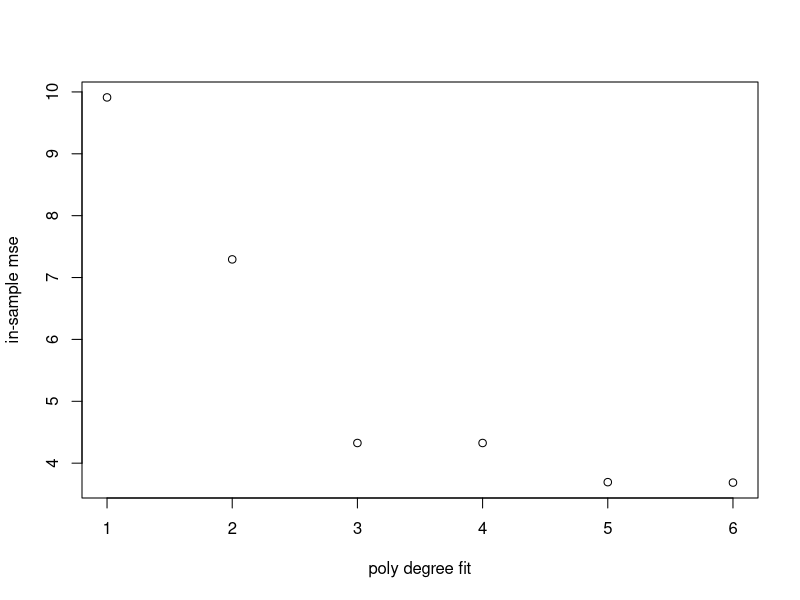
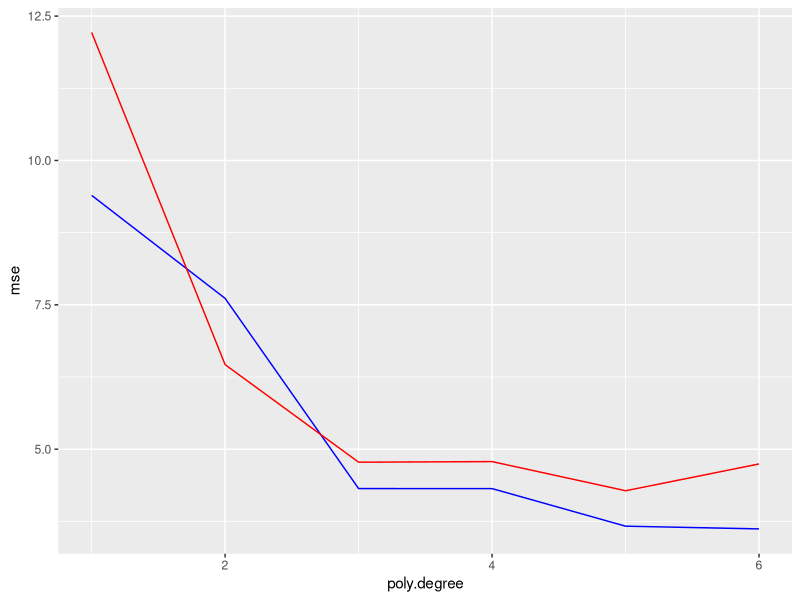
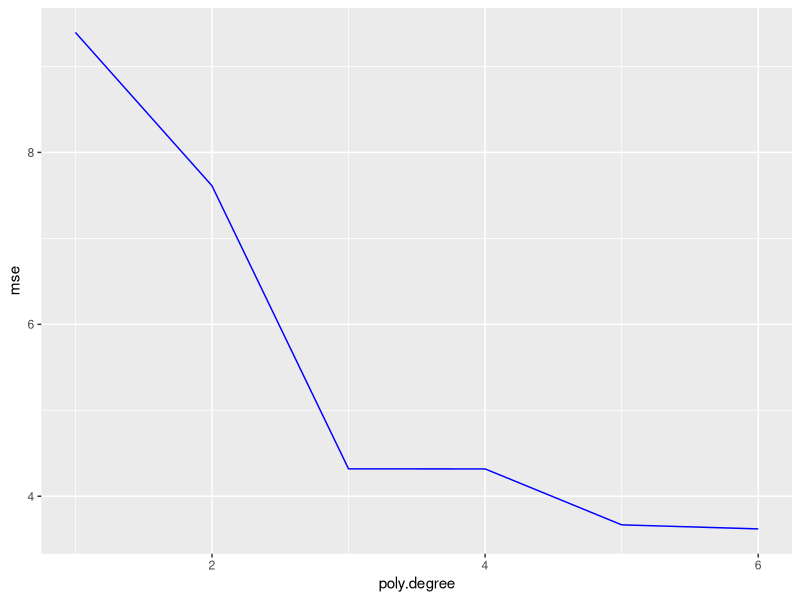
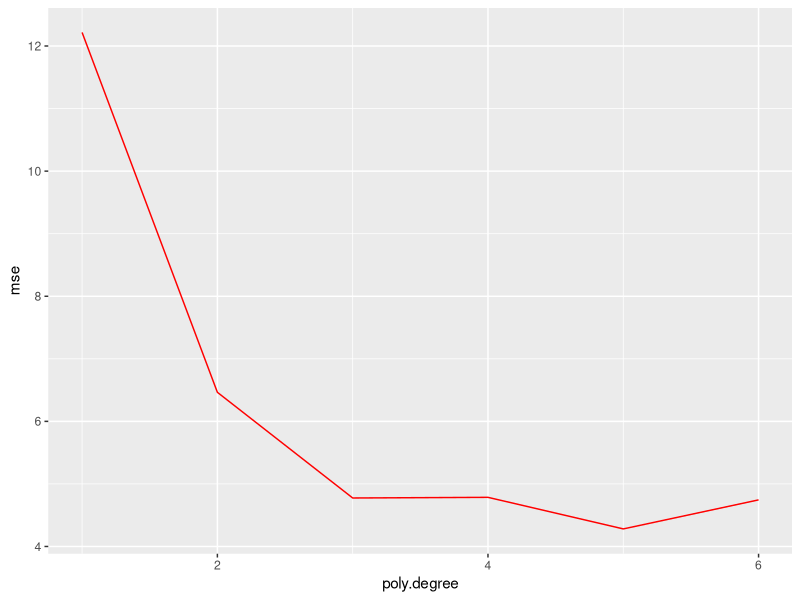
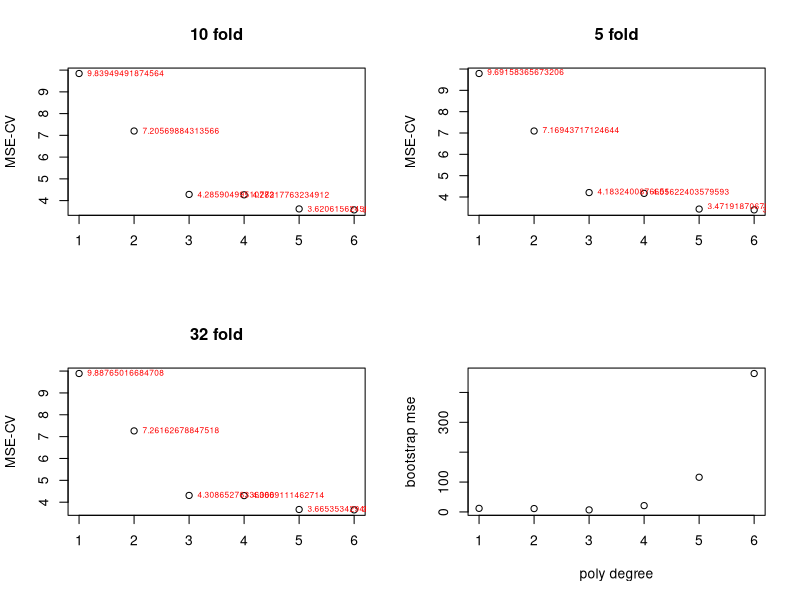
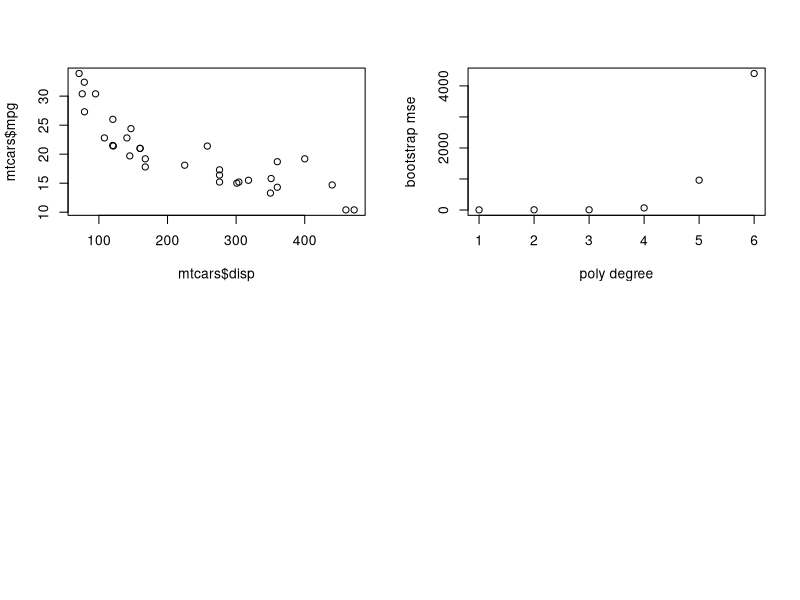
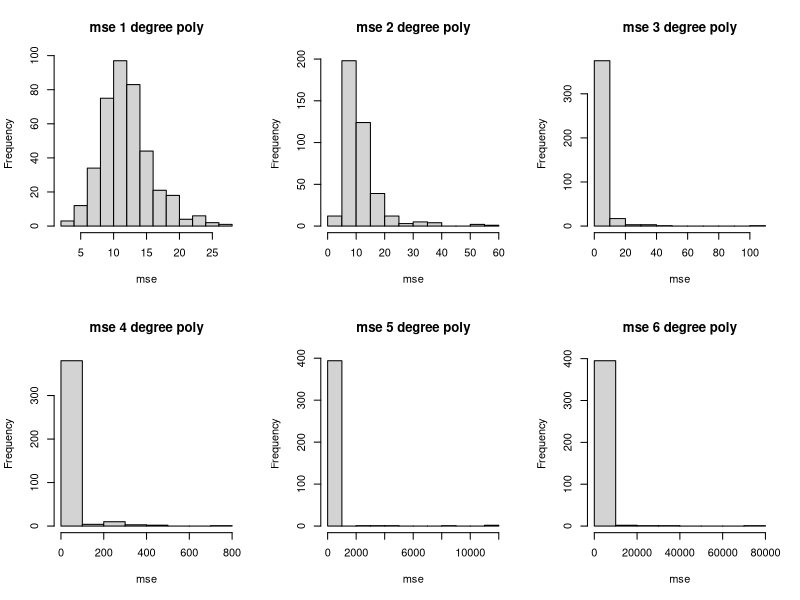

Here is the R script that generated these plots, in order:
## ---- chunk 1
library(ggplot2)
## ---- chunk 2
reg <- lm(mpg~disp + hp, data = mtcars)

summary(reg)
#confidence interval
coefs <- reg$coefficients
a <- 0.95
#question ,why minus three 
tscores <- qt(c((1-a)/2, a +(1-a)/2), df = nrow(mtcars)-3)
sum <- summary(reg)
coefs[1] +  sum$coefficients[1,2] * tscores
coefs[2] + sum$coefficients[2,2] * tscores
coefs[3] + sum$coefficients[3,2] * tscores

confint(reg)
## ---- chunk 3
(30.7359-0)/1.331566
(-0.030345-0)/0.007405
(-0.024840-0)/0.013385
## ---- chunk 4
t1 <- (coefs[2] - (-0.05))/sum$coefficients[2,2] 
p1 <- 1 - pt(t1, df=nrow(mtcars-3))
p1
## ---- chunk 5
attach(mtcars)
poly1 <- lm(mpg~poly(disp, 1, raw=T)) 
poly2 <- lm(mpg~poly(disp, 2, raw=T))
poly3 <- lm(mpg~poly(disp, 3, raw=T))
poly4 <- lm(mpg~poly(disp, 4, raw=T))
poly5 <- lm(mpg~poly(disp, 5, raw=T))
poly6 <- lm(mpg~poly(disp, 6, raw=T))

mse <- c(
poly1$residuals %*% poly1$residuals / nrow(mtcars),
poly2$residuals %*% poly2$residuals / nrow(mtcars),
poly3$residuals %*% poly3$residuals / nrow(mtcars),
poly4$residuals %*% poly4$residuals / nrow(mtcars),
poly5$residuals %*% poly5$residuals / nrow(mtcars),
poly6$residuals %*% poly6$residuals / nrow(mtcars)
)

plot(1:6, mse, xlab = "poly degree fit", ylab = "in-sample mse")
## ---- chunk 6
fits.df <-data.frame(poly.degree = 1:6)
for (i in 1:1) {
  holdout.length <- floor(nrow(mtcars) * 0.2)
  holdout.index <- sample(seq_len(nrow(mtcars)), holdout.length)
  holdout <- mtcars[holdout.index,]
  train <- mtcars[-holdout.index,]
  performance <- data.frame()
  for (i in 1:6) {
    reg <- lm(mpg~poly(disp, i, raw=T), data = train)
    train.mse <- reg$residuals %*% reg$residuals / nrow(train)
    Xt = cbind(rep(1, nrow(holdout)), poly(holdout$disp, i, raw=T))
    holdout.resi = (Xt %*% as.matrix(reg$coefficients)) - holdout$mpg
    holdout.mse = (holdout.resi[,1] %*% holdout.resi[,1]) / nrow(holdout)
    performance <- rbind(performance, c(i, train.mse, holdout.mse))
  }
  colnames(performance) <- c("poly.degree", "train.mse", "holdout.mse")
}

ggplot(performance, aes(x=poly.degree)) +
  geom_line(aes(y=train.mse), color = "blue") +
  geom_line(aes(y=holdout.mse), color = "red") +
  ylab("mse")

ggplot(performance, aes(x=poly.degree)) +
  geom_line(aes(y=train.mse), color = "blue") +
  ylab("mse")

ggplot(performance, aes(x=poly.degree)) +
  geom_line(aes(y=holdout.mse), color = "red") +
  ylab("mse")
## ---- chunk 7
library(caret)
## ---- chunk 8
crossval <- function(df, n) {
  performance.cross <- matrix(-1, nrow = 6, ncol = n)
  folds <- createFolds(mtcars$mpg, n)
  for (deg in 1:6) {
    for (fold in 1:length(folds)) {
      data = mtcars[-folds[[fold]],]
      temp.reg = lm(mpg~poly(disp, deg, raw=T), data = data)
      performance.cross[deg, fold] = temp.reg$residuals %*% temp.reg$residuals / nrow(data)
    }
  }
  return(performance.cross)
}

par(mfrow=c(2, 2))
plot(1:6, apply(crossval(mtcars, 10), 1, mean),
     xlab = "", ylab = "MSE-CV", main = "10 fold")
text(1:6, apply(crossval(mtcars, 10), 1, mean), 
     apply(crossval(mtcars, 10), 1, mean), 
     cex=0.6, pos=4, col="red")

plot(1:6, apply(crossval(mtcars, 5), 1, mean),
     xlab = "", ylab = "MSE-CV", main = "5 fold")
text(1:6, apply(crossval(mtcars, 5), 1, mean), 
     apply(crossval(mtcars, 5), 1, mean), 
     cex=0.6, pos=4, col="red")

plot(1:6, apply(crossval(mtcars, 32), 1, mean),
     xlab = "", ylab = "MSE-CV", main = "32 fold")
text(1:6, apply(crossval(mtcars, 32), 1, mean), 
     apply(crossval(mtcars, 32), 1, mean), 
     cex=0.6, pos=4, col="red")
## ---- chunk 9
n = 400
performance.boot <- matrix(-1, nrow = 6, ncol = 400)
for (deg in 1:6) {
  for (i in 1:400) {
    sample.index = unique(sample(1:nrow(mtcars), replace = T))
    data = mtcars[sample.index, ]
    temp.reg = lm(mpg~poly(disp, deg, raw=T), data = data)
    testset = mtcars[-sample.index, ]
    Xt = cbind(rep(1, nrow(testset)), poly(testset$disp, deg, raw=T))
    temp.resi = (Xt %*% as.matrix(temp.reg$coefficients)) - testset$mpg
    temp.mse = (temp.resi[,1] %*% temp.resi[,1]) / nrow(testset)
    performance.boot[deg, i] = temp.mse
  }
}
performance.boot[,1:10]
## ---- chunk 10
plot(1:6, apply(performance.boot, 1, mean),
      xlab = "poly degree", ylab = "bootstrap mse")

which.min(apply(performance.boot, 1, mean))
## ---- chunk 11
plot(mtcars$disp, mtcars$mpg)
## ---- chunk 12
plot(1:6, apply(performance.boot, 1, sd),
      xlab = "poly degree", ylab = "bootstrap mse")
apply(performance.boot, 1, sd)
## ---- chunk 13
par(mfrow=c(2, 3))
for (i in 1:6) {
  hist(performance.boot[i,], 
       xlab = "mse", main = paste("mse", i, "degree poly"))
}
